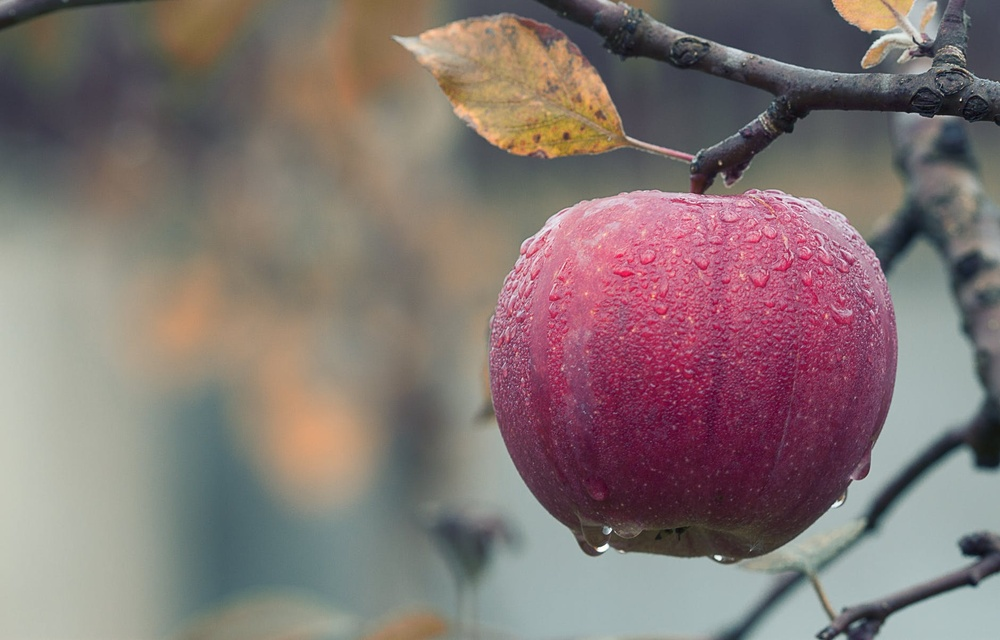
#> input picture apple.jpeg, 1000 x 640 px, shrunk from 1880 x 1204 before the run
$ python exp2.py
#> lines starting #> are read from the running program, lines starting #| are printed output that depends on the picture; after the words box and inside, x2 and y2 are one past the last pixel; in counts of white or black regions, pixels touching at a corner belong together
import cv2
import numpy as np

def bit_plane_slicing(image_path):
    # Read the image in grayscale
#> called with image_path = 'apple.jpeg'
    image = cv2.imread(image_path, cv2.IMREAD_GRAYSCALE)
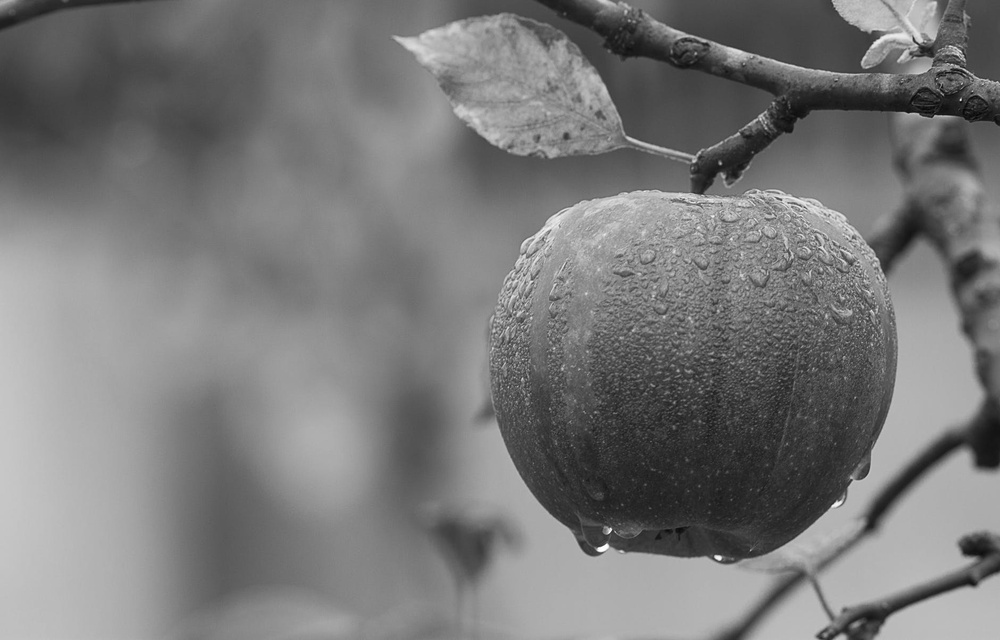
#> image: shape (640, 1000); min 3, max 255, mean 121.2

    if image is None:
        print(f"Failed to read the image from {image_path}")
        return

    # Get the dimensions of the image
    rows, cols = image.shape
#> rows = 640; cols = 1000

    # Create a list to hold each bit plane image
    bit_planes = []

    # Extract each bit plane
    for i in range(8):
        # Create an empty image to hold the bit plane
        bit_plane = np.zeros((rows, cols), dtype=np.uint8)

        # Extract the bit plane
        bit_plane[:, :] = (image[:, :] & (1 << i)) >> i

        # Multiply by 255 to visualize the bit plane (optional)
        bit_plane *= 255

        # Add the bit plane to the list
        bit_planes.append(bit_plane)

        # Save the bit plane image (optional)
        output_path = f'bit_plane_{i}.png'
        cv2.imwrite(output_path, bit_plane)
        print(f"Bit plane {i} saved as {output_path}")
#> this loop made 8 passes
#> pass 1, in bit_plane_slicing, `bit_plane *= 255`:
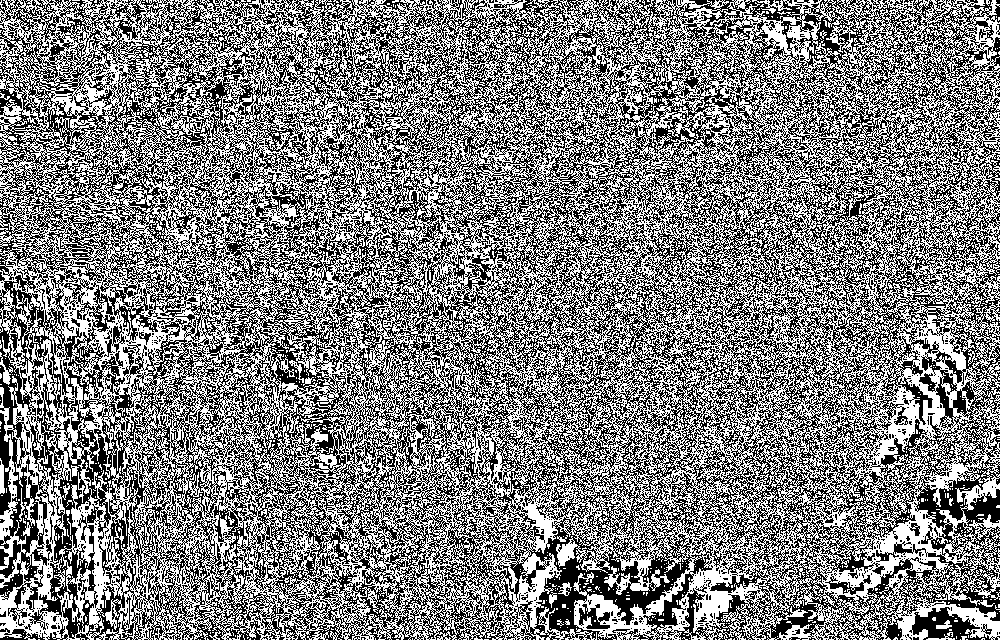
#> bit_plane: shape (640, 1000); 50% white; black in thin lines or dots
#> pass 2, in bit_plane_slicing, `bit_plane *= 255`:
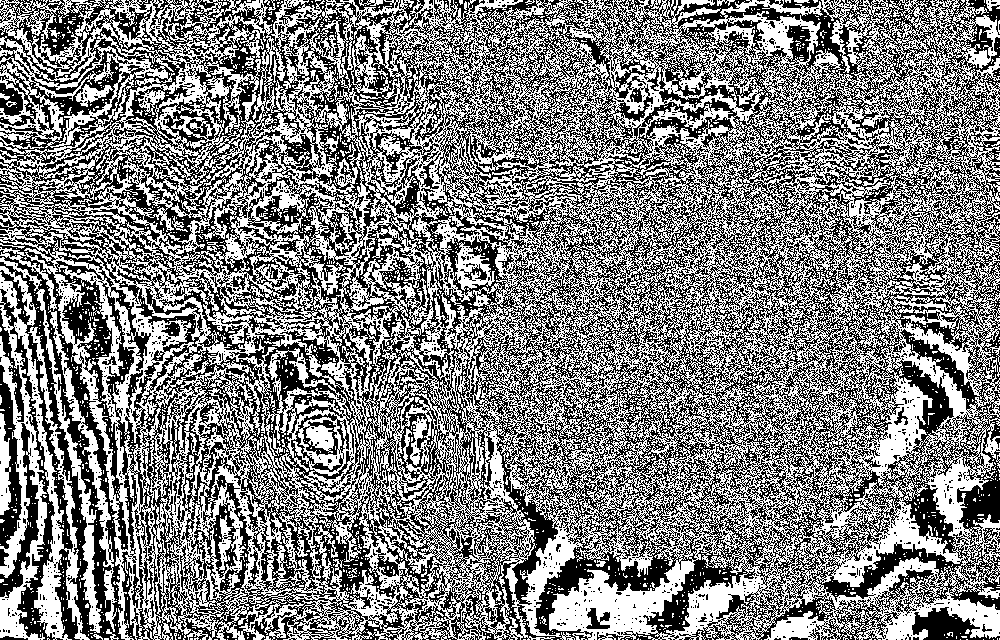
#> bit_plane: shape (640, 1000); 50.3% white; black in thin lines or dots
#> pass 3, in bit_plane_slicing, `bit_plane *= 255`:
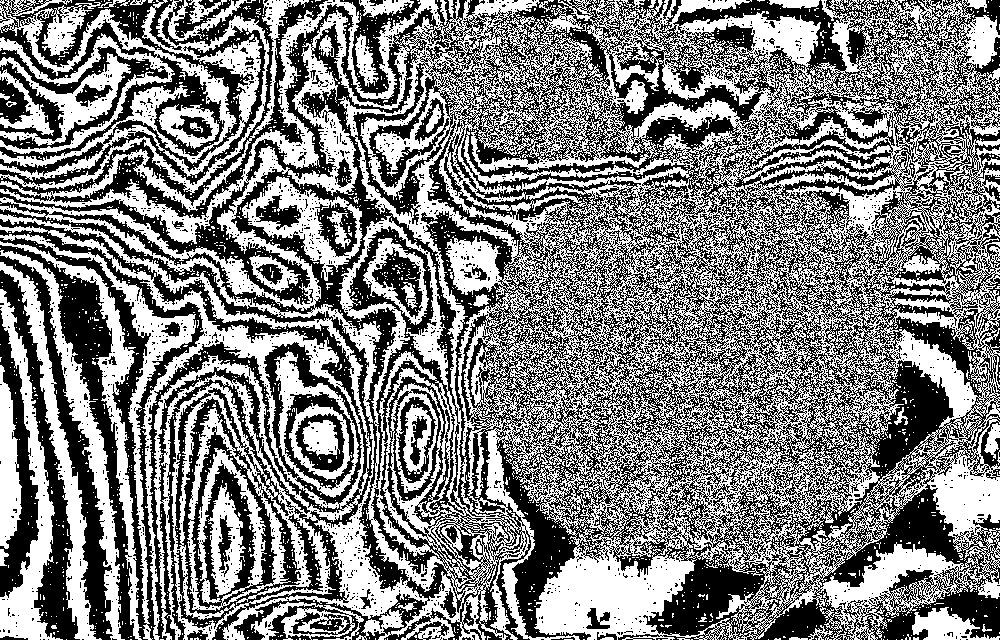
#> bit_plane: shape (640, 1000); 50.2% white; 2669 black regions (2614 under 20 px), largest, box (x1, y1, x2, y2) and area: (0, 0, 1000, 640) 248205, (0, 0, 266, 186) 13474, (0, 0, 328, 219) 7964
#> after the loop:
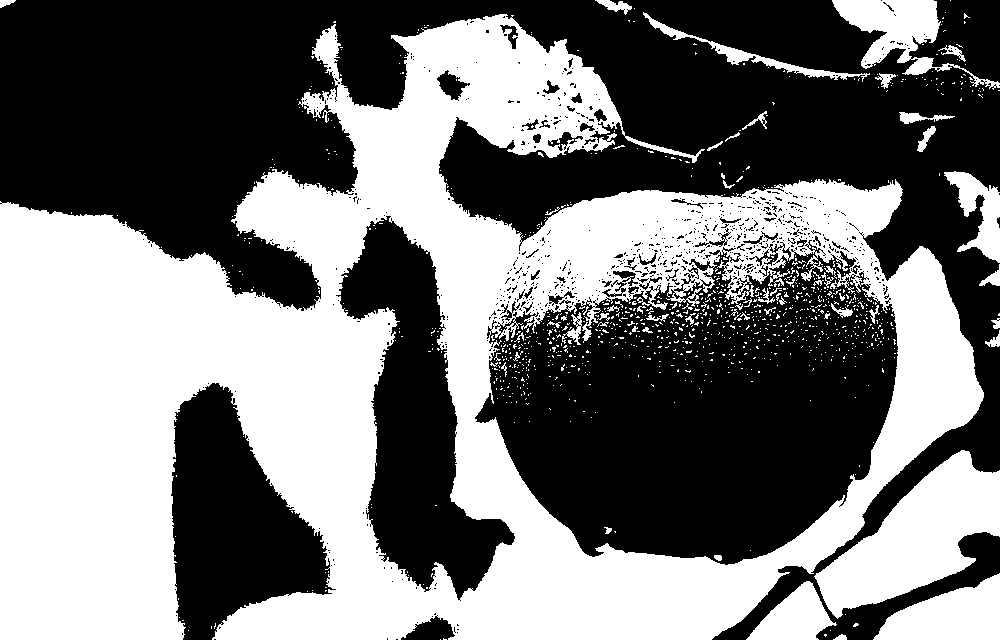
#> bit_plane: shape (640, 1000); 46.9% white; 1055 white regions (1000 under 20 px), largest, box (x1, y1, x2, y2) and area: (0, 14, 984, 640) 262045, (814, 450, 1000, 619) 14715, (873, 573, 1000, 640) 5259
#> after the loop, bit_planes = 8 items

    return bit_planes

# Example usage
input_image_path = 'apple.jpeg'
bit_planes = bit_plane_slicing(input_image_path)
#> bit_planes = 8 items

# Display the bit planes
for i, bit_plane in enumerate(bit_planes):
    cv2.imshow(f'Bit Plane {i}', bit_plane)

cv2.waitKey(0)
cv2.destroyAllWindows()

$ run again, with forest.png saved as apple.jpeg
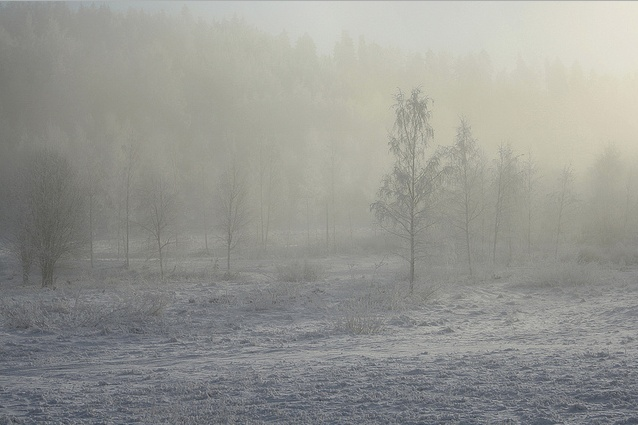
#> input picture forest.png, 638 x 425 px
#> the loop in bit_plane_slicing, `for i in range(8):` made 8 passes
#> pass 1, in bit_plane_slicing, `bit_plane *= 255`:
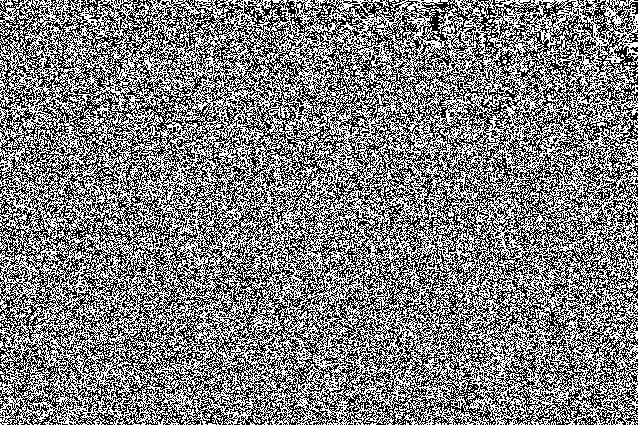
#> bit_plane: shape (425, 638); 50% white in thin lines or dots
#> after the loop in bit_plane_slicing, `for i in range(8):`:
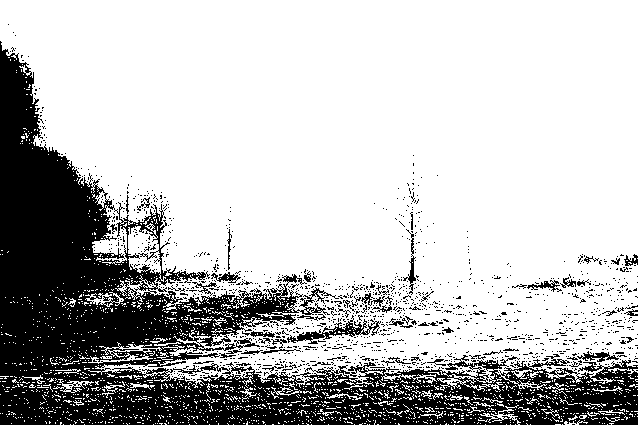
#> bit_plane: shape (425, 638); 74.1% white; 1345 black regions (1288 under 20 px), largest, box (x1, y1, x2, y2) and area: (0, 41, 638, 425) 63350, (287, 315, 381, 344) 683, (403, 229, 416, 295) 199
#> after the loop in bit_plane_slicing, `for i in range(8):`: bit_planes = 8 items
#> the loop `for i, bit_plane in enumerate(bit_planes):` made 8 passes
